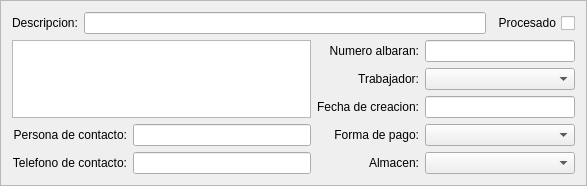
    <widget class="QFrame" name="frame">
     <property name="sizePolicy">
      <sizepolicy hsizetype="Expanding" vsizetype="Preferred">
       <horstretch>0</horstretch>
       <verstretch>0</verstretch>
      </sizepolicy>
     </property>
     <property name="minimumSize">
      <size>
       <width>0</width>
       <height>0</height>
      </size>
     </property>
     <property name="frameShape">
      <enum>QFrame::StyledPanel</enum>
     </property>
     <property name="frameShadow">
      <enum>QFrame::Raised</enum>
     </property>
     <layout class="QGridLayout" name="gridLayout1">
      <item row="0" column="0">
       <widget class="QLabel" name="label6">
        <property name="sizePolicy">
         <sizepolicy hsizetype="Preferred" vsizetype="Fixed">
          <horstretch>0</horstretch>
          <verstretch>0</verstretch>
         </sizepolicy>
        </property>
        <property name="text">
         <string>Descripcion:</string>
        </property>
        <property name="buddy">
         <cstring>mui_descalbaran</cstring>
        </property>
       </widget>
      </item>
      <item row="0" column="1" colspan="4">
       <widget class="QLineEdit" name="mui_descalbaran">
        <property name="minimumSize">
         <size>
          <width>190</width>
          <height>0</height>
         </size>
        </property>
        <property name="maxLength">
         <number>150</number>
        </property>
       </widget>
      </item>
      <item row="0" column="5">
       <widget class="QCheckBox" name="mui_procesadoalbaran">
        <property name="sizePolicy">
         <sizepolicy hsizetype="Preferred" vsizetype="Fixed">
          <horstretch>0</horstretch>
          <verstretch>0</verstretch>
         </sizepolicy>
        </property>
        <property name="layoutDirection">
         <enum>Qt::RightToLeft</enum>
        </property>
        <property name="text">
         <string>Procesado</string>
        </property>
       </widget>
      </item>
      <item row="1" column="0" rowspan="3" colspan="3">
       <widget class="BlSearchWidget" name="mui_idcliente"/>
      </item>
      <item row="1" column="3">
       <widget class="QLabel" name="label7">
        <property name="sizePolicy">
         <sizepolicy hsizetype="Preferred" vsizetype="Fixed">
          <horstretch>0</horstretch>
          <verstretch>0</verstretch>
         </sizepolicy>
        </property>
        <property name="text">
         <string>Numero albaran:</string>
        </property>
        <property name="alignment">
         <set>Qt::AlignRight|Qt::AlignTrailing|Qt::AlignVCenter</set>
        </property>
        <property name="buddy">
         <cstring>mui_numalbaran</cstring>
        </property>
       </widget>
      </item>
      <item row="1" column="4" colspan="2">
       <widget class="QLineEdit" name="mui_numalbaran">
        <property name="sizePolicy">
         <sizepolicy hsizetype="Fixed" vsizetype="Fixed">
          <horstretch>0</horstretch>
          <verstretch>0</verstretch>
         </sizepolicy>
        </property>
        <property name="minimumSize">
         <size>
          <width>150</width>
          <height>0</height>
         </size>
        </property>
        <property name="maximumSize">
         <size>
          <width>150</width>
          <height>16777215</height>
         </size>
        </property>
       </widget>
      </item>
      <item row="2" column="3">
       <widget class="QLabel" name="label16">
        <property name="sizePolicy">
         <sizepolicy hsizetype="Minimum" vsizetype="Fixed">
          <horstretch>0</horstretch>
          <verstretch>0</verstretch>
         </sizepolicy>
        </property>
        <property name="text">
         <string>Trabajador:</string>
        </property>
        <property name="alignment">
         <set>Qt::AlignRight|Qt::AlignTrailing|Qt::AlignVCenter</set>
        </property>
        <property name="buddy">
         <cstring>mui_idtrabajador</cstring>
        </property>
       </widget>
      </item>
      <item row="2" column="4" colspan="2">
       <widget class="BfBuscarTrabajador" name="mui_idtrabajador">
        <property name="minimumSize">
         <size>
          <width>150</width>
          <height>0</height>
         </size>
        </property>
        <property name="maximumSize">
         <size>
          <width>150</width>
          <height>16777215</height>
         </size>
        </property>
       </widget>
      </item>
      <item row="3" column="3">
       <widget class="QLabel" name="label15">
        <property name="sizePolicy">
         <sizepolicy hsizetype="Preferred" vsizetype="Fixed">
          <horstretch>0</horstretch>
          <verstretch>0</verstretch>
         </sizepolicy>
        </property>
        <property name="text">
         <string>Fecha de creacion:</string>
        </property>
        <property name="alignment">
         <set>Qt::AlignRight|Qt::AlignTrailing|Qt::AlignVCenter</set>
        </property>
        <property name="buddy">
         <cstring>mui_fechaalbaran</cstring>
        </property>
       </widget>
      </item>
      <item row="3" column="4" colspan="2">
       <widget class="BlDateSearch" name="mui_fechaalbaran">
        <property name="minimumSize">
         <size>
          <width>150</width>
          <height>0</height>
         </size>
        </property>
        <property name="maximumSize">
         <size>
          <width>150</width>
          <height>16777215</height>
         </size>
        </property>
       </widget>
      </item>
      <item row="4" column="0" colspan="2">
       <widget class="QLabel" name="label14">
        <property name="sizePolicy">
         <sizepolicy hsizetype="Preferred" vsizetype="Fixed">
          <horstretch>0</horstretch>
          <verstretch>0</verstretch>
         </sizepolicy>
        </property>
        <property name="text">
         <string>Persona de contacto:</string>
        </property>
        <property name="alignment">
         <set>Qt::AlignRight|Qt::AlignTrailing|Qt::AlignVCenter</set>
        </property>
        <property name="buddy">
         <cstring>mui_contactalbaran</cstring>
        </property>
       </widget>
      </item>
      <item row="4" column="2">
       <widget class="QLineEdit" name="mui_contactalbaran"/>
      </item>
      <item row="4" column="3">
       <widget class="QLabel" name="label12">
        <property name="sizePolicy">
         <sizepolicy hsizetype="Preferred" vsizetype="Fixed">
          <horstretch>0</horstretch>
          <verstretch>0</verstretch>
         </sizepolicy>
        </property>
        <property name="text">
         <string>Forma de pago:</string>
        </property>
        <property name="alignment">
         <set>Qt::AlignRight|Qt::AlignTrailing|Qt::AlignVCenter</set>
        </property>
        <property name="buddy">
         <cstring>mui_idforma_pago</cstring>
        </property>
       </widget>
      </item>
      <item row="4" column="4" colspan="2">
       <widget class="BfBuscarFormaPago" name="mui_idforma_pago">
        <property name="minimumSize">
         <size>
          <width>150</width>
          <height>0</height>
         </size>
        </property>
        <property name="maximumSize">
         <size>
          <width>150</width>
          <height>16777215</height>
         </size>
        </property>
       </widget>
      </item>
      <item row="5" column="0" colspan="2">
       <widget class="QLabel" name="label10">
        <property name="sizePolicy">
         <sizepolicy hsizetype="Preferred" vsizetype="Fixed">
          <horstretch>0</horstretch>
          <verstretch>0</verstretch>
         </sizepolicy>
        </property>
        <property name="text">
         <string>Telefono de contacto:</string>
        </property>
        <property name="alignment">
         <set>Qt::AlignRight|Qt::AlignTrailing|Qt::AlignVCenter</set>
        </property>
        <property name="buddy">
         <cstring>mui_telalbaran</cstring>
        </property>
       </widget>
      </item>
      <item row="5" column="2">
       <widget class="QLineEdit" name="mui_telalbaran"/>
      </item>
      <item row="5" column="3">
       <widget class="QLabel" name="label13">
        <property name="sizePolicy">
         <sizepolicy hsizetype="Preferred" vsizetype="Fixed">
          <horstretch>0</horstretch>
          <verstretch>0</verstretch>
         </sizepolicy>
        </property>
        <property name="midLineWidth">
         <number>0</number>
        </property>
        <property name="text">
         <string>Almacen:</string>
        </property>
        <property name="alignment">
         <set>Qt::AlignRight|Qt::AlignTrailing|Qt::AlignVCenter</set>
        </property>
        <property name="buddy">
         <cstring>mui_idalmacen</cstring>
        </property>
       </widget>
      </item>
      <item row="5" column="4" colspan="2">
       <widget class="BfBuscarAlmacen" name="mui_idalmacen">
        <property name="minimumSize">
         <size>
          <width>150</width>
          <height>0</height>
         </size>
        </property>
        <property name="maximumSize">
         <size>
          <width>150</width>
          <height>16777215</height>
         </size>
        </property>
       </widget>
      </item>
     </layout>
    </widget>
